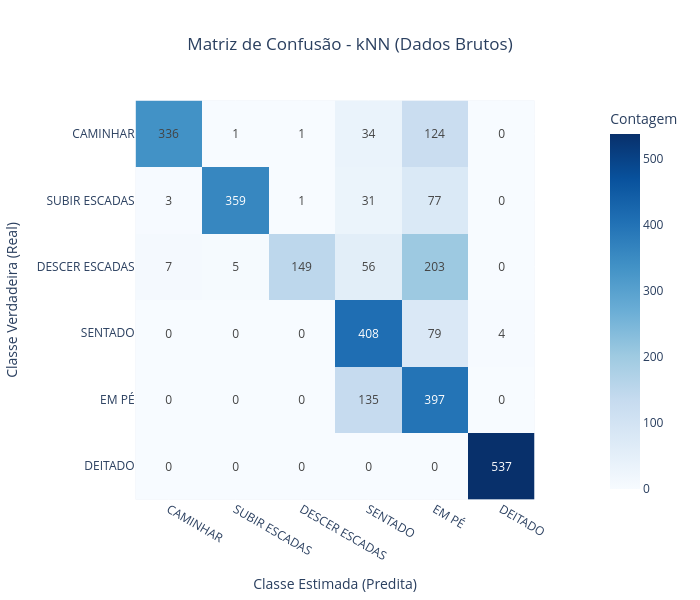

Notebook cell for this chart:
### Code cell
# Nomes das 6 classes do UCI HAR (opcional, para deixar os eixos com os nomes reais)
class_names = ["CAMINHAR", "SUBIR ESCADAS", "DESCER ESCADAS", "SENTADO", "EM PÉ", "DEITADO"]

# Avaliação completa via evaluation.py
metrics = ev.evaluate_model(
    model=best_model_knn,
    X_test=X_test,
    y_test=y_test,
    class_names=class_names,
    title="Matriz de Confusão - kNN (Dados Brutos)"
)

### Figure 1 — Plotly figure (JSON) as saved in the notebook; plotly's stock layout.template omitted (floating-point values rounded to 4 significant figures)
{"data": [{"coloraxis": "coloraxis", "hovertemplate": "Classe Estimada: %{x}<br>Classe Verdadeira: %{y}<br>Contagem: %{z}<extra></extra>", "name": "0", "texttemplate": "%{z}", "type": "heatmap", "x": ["CAMINHAR", "SUBIR ESCADAS", "DESCER ESCADAS", "SENTADO", "EM PÉ", "DEITADO"], "xaxis": "x", "y": ["CAMINHAR", "SUBIR ESCADAS", "DESCER ESCADAS", "SENTADO", "EM PÉ", "DEITADO"], "yaxis": "y", "z": [[336, 1, 1, 34, 124, 0], [3, 359, 1, 31, 77, 0], [7, 5, 149, 56, 203, 0], [0, 0, 0, 408, 79, 4], [0, 0, 0, 135, 397, 0], [0, 0, 0, 0, 0, 537]]}], "layout": {"coloraxis": {"autocolorscale": false, "colorbar": {"title": {"text": "Contagem"}}, "colorscale": [[0, "rgb(247,251,255)"], [0.125, "rgb(222,235,247)"], [0.25, "rgb(198,219,239)"], [0.375, "rgb(158,202,225)"], [0.5, "rgb(107,174,214)"], [0.625, "rgb(66,146,198)"], [0.75, "rgb(33,113,181)"], [0.875, "rgb(8,81,156)"], [1, "rgb(8,48,107)"]]}, "height": 600, "title": {"text": "Matriz de Confusão - kNN (Dados Brutos)", "x": 0.5}, "width": 700, "xaxis": {"anchor": "y", "constrain": "domain", "domain": [0, 1], "scaleanchor": "y", "title": {"text": "Classe Estimada (Predita)"}}, "yaxis": {"anchor": "x", "autorange": "reversed", "constrain": "domain", "domain": [0, 1], "title": {"text": "Classe Verdadeira (Real)"}}}}
